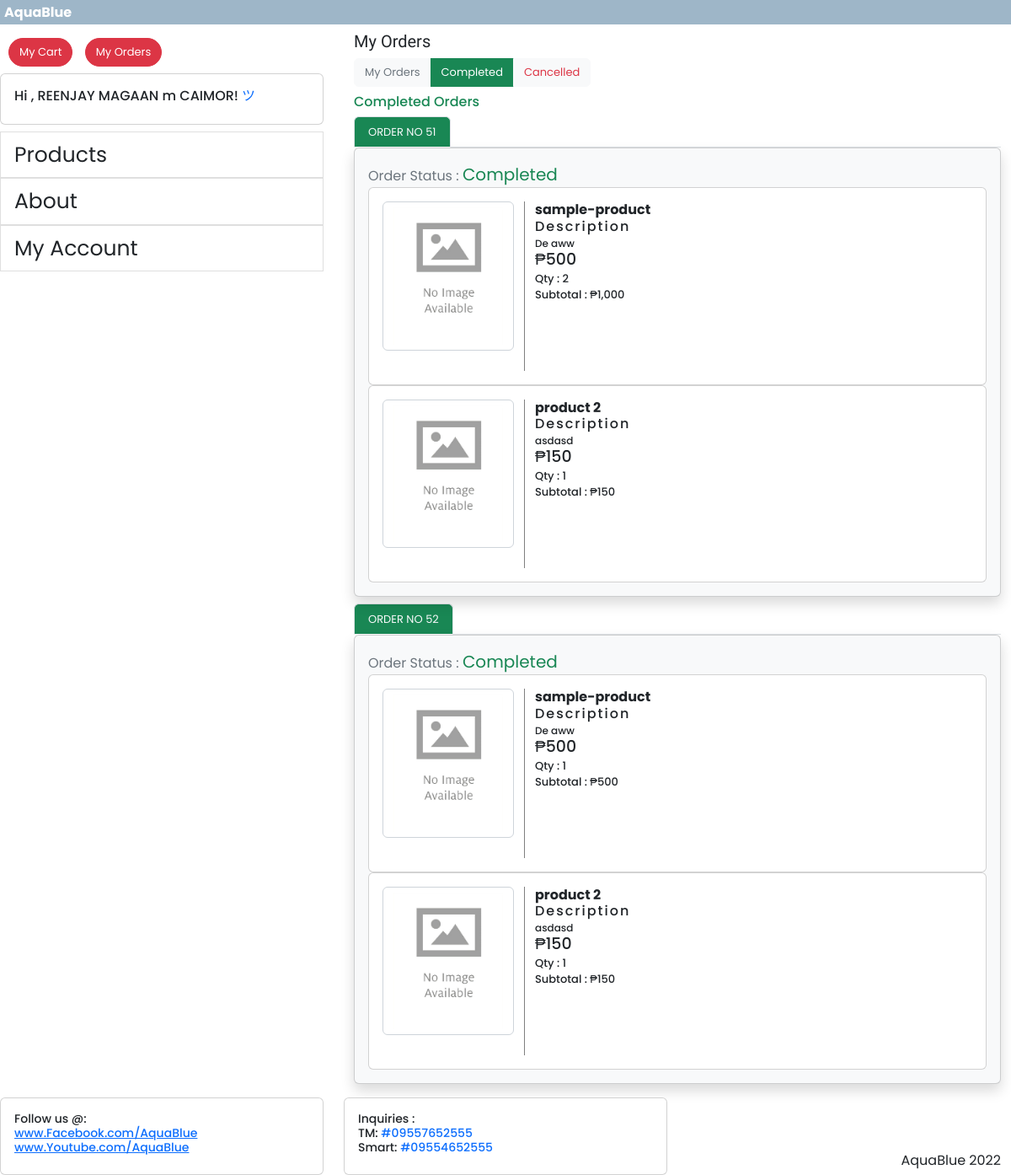
Screenshot of /index.php?Completed (signed in) with the database file from the repository.
### tables this page shows
CREATE TABLE `accounts` (
  `user_id` int(11) NOT NULL,
  `name` varchar(50) NOT NULL,
  `email` text NOT NULL,
  `mobile` text NOT NULL,
  `user_type` varchar(40) NOT NULL,
  `vcode` varchar(40) DEFAULT NULL,
  `date_registered` date NOT NULL,
  `password` varchar(40) NOT NULL,
  `photo` text DEFAULT NULL,
  `address` text NOT NULL
);

CREATE TABLE `transaction` (
  `tid` int(11) NOT NULL,
  `user_id` int(11) NOT NULL,
  `datecreated` datetime NOT NULL,
  `status` text NOT NULL,
  `reason` text NOT NULL
);

CREATE TABLE `product` (
  `prod_id` int(11) NOT NULL,
  `name` varchar(50) NOT NULL,
  `description` varchar(50) NOT NULL,
  `cat_id` int(11) NOT NULL,
  `price` float NOT NULL,
  `datecreated` datetime NOT NULL,
  `stocks` int(11) NOT NULL,
  `photo` text NOT NULL
);

CREATE TABLE `trans_record` (
  `order_id` int(11) NOT NULL,
  `prod_id` int(11) NOT NULL,
  `transaction_id` int(11) NOT NULL,
  `quantity` int(11) NOT NULL,
  `date_ordered` date NOT NULL,
  `date_approved` date DEFAULT NULL,
  `date_completed` datetime DEFAULT NULL,
  `user_id` int(11) NOT NULL
);

### includes/Order.php (called while the page is built, shortened)
<?php
include_once('Product.php');
class Order extends Product {
    public function ShowOrders($con,$userid,$status){
        if($userid == ''){
            $get_data = "select * from  transaction where status='$status';";
        }else {
            $get_data = "select * from  transaction where user_id = '$userid' and status='$status';";
        }
        $result = mysqli_query($con,$get_data);
        if($result -> num_rows > 0){
            return $result;
        }else {
            return false;
        }
    }
    public function ShowItems($con,$transid){
        $get_data = "select * from trans_record where transaction_id = '$transid' ";
        $result = mysqli_query($con,$get_data);
        if($result -> num_rows > 0){
            return $result;
        }else {
            return false;
        }
    }
}

### includes/Users.php (called while the page is built, shortened)
<?php
class Users  {
    public function fetchuser($con,$token){
        $query = "Select * from accounts where user_id = '$token' ";
        $result = mysqli_query($con,$query);
        if($result -> num_rows > 0){
            return $result;
        }else {
            return false;
        }
    }
}

### includes/Product.php (called while the page is built, shortened)
<?php
class Product {
    public function selectproduct($con,$prodid){
        $query = "Select * from product where prod_id = '$prodid' ";
        $result = mysqli_query($con,$query);
        if($result -> num_rows > 0){
            return $result;
        }else {
            return false;
        }
    }
}

### completed.php (the view, shortened to what this page needs)
<div class="container">
<h5 style="  font-family: 'Syncopate', sans-serif;">My Orders</h5>
<div class="btn-group" >
<button class="btn btn-light text-secondary mb-2" style="font-size:13px" onclick="window.location.href='index.php?MyOrders' ">My Orders</button>
<button class="btn btn-success mb-2" style="font-size:13px" onclick="window.location.href='index.php?Completed' ">Completed</button>
<button class="btn btn-light text-danger mb-2" onclick="window.location.href='index.php?Cancelled' " style="font-size:13px">Cancelled </button>
</div>
<h6 style=" " class="text-success">Completed Orders</h6>
<?php
$token = $_SESSION['user_id'];
$order = new Order();
$users = new Users();
$fetchorder = $order -> ShowOrders($con,$token,'3');
$fetchuser = $users->fetchuser($con,$token);
if($fetchorder){
    foreach ($fetchorder as $row) {
        $tid = $row['tid'];
       foreach ($fetchuser as $user) {
          ?>
          <ul class="nav nav-tabs">
  <li class="nav-item">
    <a class="nav-link active text-light bg-success " style="font-size:13px" aria-current="page" href="#"><?php echo 'ORDER NO '.$row['tid']?></a>
  </li>
</ul>
<div class="card mb-2 shadow bg-light">
    <div class="card-body">
    <span style="font-size:18" class="text-secondary ">
                            Order Status :
                            <span style="font-size:20px" class="text-success">Completed</span>
                        </span>
    <?php
    $fetchitems = $order ->ShowItems($con,$tid);
        foreach ($fetchitems as $item ) {
           $prodid = $item['prod_id'];
$fetchproduct = $order -> selectproduct($con,$prodid);
foreach ($fetchproduct as $pr) {
    $qty = $item['quantity'];
    $price = $pr['price'];
    $itotal = $price * $qty;
    ?>
    <div class="card ">
<div class="card-body">
<div class="row">
    <div class="col-md-3" style="border-right:1px solid grey">
        <img src="assets/image_assets/noimage.jpg" alt="" style="width:200px;height:auto" class="img-thumbnail form-control">
    </div>
    <div class="col-md-9">
        <h6 style="text-align:left">
                            <span style="font-weight:bolder"><?php echo $pr['name']?></span>
                            <br>
                            <span style="letter-spacing:2px">Description</span>
                            <br>
                           <span style="font-size:12px"><?php echo $pr['description']?></span>
                            <br>
                            <span style="font-size:19px"> &#8369;<?php echo number_format($pr['price'])?></span>
                            <br>
                            <span style="font-size:13px" >
                        Qty : <?php echo $item['quantity']?></span> <br>
                            <span style="font-size:13px">Subtotal : &#8369;<?php echo number_format($itotal)?></span>
                            <br>
                            <p style="user-select:none">
                                <br><br>
                            </p>
                            <br>
                        </h6>
    </div>
</div>
</div>
</div>
    <?php
}
        }
    ?>
    </div>
</div>
          <?php
       }
    }
}
?>
</div>

### index.php (shortened to what this page needs)
<?php
include_once('connection/connect.php');
include_once('includes/Product.php');
include_once('includes/Order.php');
include_once('includes/Users.php');
?>
<!DOCTYPE html>
<html lang="en">
<?php include_once("components/headers.php") ?>
<body style="font-family: 'Poppins', sans-serif;">
<header>
  <h6>  <a href="?Home" style="text-decoration:none; color:white;">AquaBlue</a></h6>
</header>
<div >
<div class="row">
<div class="col-md-4">
<button type="button" onclick="window.location.href='?MyCart' " class="btn btn-danger position-relative mt-2 rounded-pill float-right" style="margin-left:10px;font-size:13px">
My Cart
</button>
<?php
 if(isset($_SESSION['userid'])){
    ?>
    <button type="button" onclick="window.location.href='?MyOrders' " class="btn btn-danger position-relative mt-2 rounded-pill ml-2" style="margin-left:10px;font-size:13px">
My Orders
</button>
    <div class="card mt-2">
        <div class="card-body">
        <h6>Hi , <?php echo $_SESSION['username']?>! <span class="text-primary">ツ</span></h6>
        </div>
    </div>
    <?php
}else {
}
?>
<ul class="list-group  mt-2" style="font-family: 'Poppins', sans-serif;">
<a href="?Products" ><li class="list-group-item" > Products</li></a>
<a href="?About"><li class="list-group-item"> About</li></a>
<?php
if(isset($_GET['Register'])) {
}else {
if(isset($_SESSION['userid'])){
    ?>
<a href="?MyAccount"> <li class="list-group-item"> My Account</li></a>
    <?php
}else {
    include 'signin.php' ;
}
}
?>
</ul>
</div>
    <div class="col-md-8" id="content">
    <?php
if(isset($_GET['Products'])){
    include 'products.php';
}else if (isset($_GET['About'])){
    include 'about.php';
}else if(isset($_GET['Register'])) {
   include 'register.php';
}else if (isset($_GET['MyCart'])){
    include 'mycart.php';
}else if (isset($_GET['MyAccount'])){
    include 'myaccount.php';
}else if (isset($_GET['MyOrders'])){
    include 'myorders.php';
}else if (isset($_GET['Completed'])){
    include 'completed.php';
}else if (isset($_GET['Cancelled'])){
    include 'cancelled.php';
}
else {
    include 'components/carousel.php' ;
}
?>
    </div>
    <div class="col-md-4">
    <div class="card mt-2">
        <div class="card-body">
    <h6 style="font-size:14px">
        Follow us @: <br>
        <a href="facebook.com" target="_blank">www.Facebook.com/AquaBlue </a> <br>
        <a href="youtube.com" target="_blank">www.Youtube.com/AquaBlue</a>
    </h6>
        </div>
    </div>
    </div>
    <div class="col-md-4">
    <div class="card mt-2">
        <div class="card-body">
    <h6 style="font-size:14px">
       Inquiries :<br>
       TM:
       <span class="text-primary"> #09557652555</span>
       <br>
       Smart:
       <span class="text-primary">#09554652555</span>
    </h6>
        </div>
    </div>
    </div>
</div>
</div>
<footer>
    AquaBlue 2022
 </footer>
</body>
</html>

### components/headers.php (shortened to what this page needs)
<head>
    <?php
    if(isset($admin)){
        ?>
      <link rel="stylesheet" href="../bootstrap/css/bootstrap.css">
    <link rel="stylesheet" href="../bootstrap/css/cem.css">
    <link rel="stylesheet" href="https://cdnjs.cloudflare.com/ajax/libs/font-awesome/6.1.1/css/all.min.css">
      <link rel="stylesheet" href="../bootstrap/css/admin.css?v=1">
    <title>AquaBlue-Admin</title>
        <?php
    }else {
        ?>
        <link rel="stylesheet" href="bootstrap/css/bootstrap.css">
      <link rel="stylesheet" href="bootstrap/css/cem.css?v=1">
      <link rel="stylesheet" href="https://cdnjs.cloudflare.com/ajax/libs/font-awesome/6.1.1/css/all.min.css">
          <?php
    }
    ?>
</head>

### rows the page displays
transaction: tid "51"
trans_record: quantity "2"
product: name "sample-product", description "De aww", price "500", price.quantity "1,000"
trans_record: quantity "1"
product: name "product 2", description "asdasd", price "150"
transaction: tid "52"
trans_record: quantity "1"
trans_record: quantity "1"

### other values shown
$_SESSION['username'] "REENJAY MAGAAN m CAIMOR"
